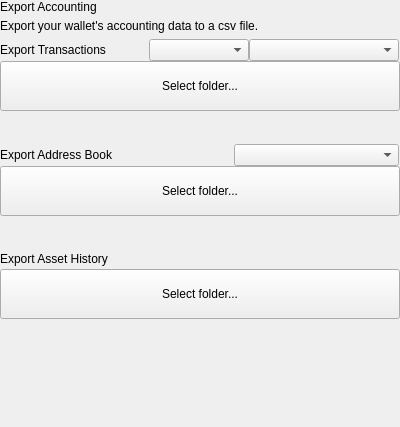
<?xml version="1.0" encoding="UTF-8"?>
<ui version="4.0">
 <class>SettingsExportCSV</class>
 <widget class="QWidget" name="SettingsExportCSV">
  <property name="geometry">
   <rect>
    <x>0</x>
    <y>0</y>
    <width>400</width>
    <height>427</height>
   </rect>
  </property>
  <property name="windowTitle">
   <string>Form</string>
  </property>
  <layout class="QVBoxLayout" name="verticalLayout">
   <property name="spacing">
    <number>0</number>
   </property>
   <property name="leftMargin">
    <number>0</number>
   </property>
   <property name="topMargin">
    <number>0</number>
   </property>
   <property name="rightMargin">
    <number>0</number>
   </property>
   <property name="bottomMargin">
    <number>0</number>
   </property>
   <item>
    <widget class="QWidget" name="left" native="true">
     <layout class="QVBoxLayout" name="verticalLayout_2">
      <property name="leftMargin">
       <number>0</number>
      </property>
      <property name="topMargin">
       <number>0</number>
      </property>
      <property name="rightMargin">
       <number>0</number>
      </property>
      <property name="bottomMargin">
       <number>0</number>
      </property>
      <item>
       <layout class="QVBoxLayout" name="verticalLayoutTitle">
        <property name="spacing">
         <number>5</number>
        </property>
        <item>
         <widget class="QLabel" name="labelTitle">
          <property name="text">
           <string>Export Accounting</string>
          </property>
         </widget>
        </item>
        <item>
         <widget class="QLabel" name="labelSubtitle1">
          <property name="text">
           <string>Export your wallet's accounting data to a csv file.</string>
          </property>
          <property name="wordWrap">
           <bool>true</bool>
          </property>
         </widget>
        </item>
       </layout>
      </item>
      <item>
       <layout class="QVBoxLayout" name="verticalLayoutContainerTxExport">
        <property name="spacing">
         <number>0</number>
        </property>
        <item>
         <widget class="QWidget" name="filtersContainer" native="true">
          <layout class="QHBoxLayout" name="horizontalLayout">
           <property name="spacing">
            <number>0</number>
           </property>
           <property name="leftMargin">
            <number>0</number>
           </property>
           <property name="topMargin">
            <number>0</number>
           </property>
           <property name="rightMargin">
            <number>1</number>
           </property>
           <property name="bottomMargin">
            <number>0</number>
           </property>
           <item>
            <widget class="QLabel" name="labelSubtitleLocation">
             <property name="text">
              <string>Export Transactions</string>
             </property>
            </widget>
           </item>
           <item>
            <spacer name="horizontalSpacer">
             <property name="orientation">
              <enum>Qt::Horizontal</enum>
             </property>
             <property name="sizeHint" stdset="0">
              <size>
               <width>40</width>
               <height>20</height>
              </size>
             </property>
            </spacer>
           </item>
           <item>
            <widget class="QComboBox" name="comboBoxSortType">
             <property name="minimumSize">
              <size>
               <width>100</width>
               <height>0</height>
              </size>
             </property>
            </widget>
           </item>
           <item>
            <widget class="QComboBox" name="comboBoxSort">
             <property name="minimumSize">
              <size>
               <width>150</width>
               <height>0</height>
              </size>
             </property>
            </widget>
           </item>
          </layout>
         </widget>
        </item>
        <item>
         <widget class="QPushButton" name="pushButtonDocuments">
          <property name="minimumSize">
           <size>
            <width>0</width>
            <height>50</height>
           </size>
          </property>
          <property name="maximumSize">
           <size>
            <width>16777215</width>
            <height>50</height>
           </size>
          </property>
          <property name="focusPolicy">
           <enum>Qt::NoFocus</enum>
          </property>
          <property name="text">
           <string>Select folder...</string>
          </property>
         </widget>
        </item>
       </layout>
      </item>
      <item>
       <spacer name="verticalSpacer_4">
        <property name="orientation">
         <enum>Qt::Vertical</enum>
        </property>
        <property name="sizeType">
         <enum>QSizePolicy::Fixed</enum>
        </property>
        <property name="sizeHint" stdset="0">
         <size>
          <width>20</width>
          <height>20</height>
         </size>
        </property>
       </spacer>
      </item>
      <item>
       <widget class="QLabel" name="labelDivider">
        <property name="minimumSize">
         <size>
          <width>0</width>
          <height>1</height>
         </size>
        </property>
        <property name="maximumSize">
         <size>
          <width>16777215</width>
          <height>1</height>
         </size>
        </property>
        <property name="text">
         <string/>
        </property>
       </widget>
      </item>
      <item>
       <layout class="QVBoxLayout" name="verticalLayoutAddressesExport">
        <property name="spacing">
         <number>0</number>
        </property>
        <item>
         <widget class="QWidget" name="filtersContainer1" native="true">
          <layout class="QHBoxLayout" name="horizontalLayout1">
           <property name="spacing">
            <number>0</number>
           </property>
           <property name="leftMargin">
            <number>0</number>
           </property>
           <property name="topMargin">
            <number>0</number>
           </property>
           <property name="rightMargin">
            <number>1</number>
           </property>
           <property name="bottomMargin">
            <number>0</number>
           </property>
           <item>
            <widget class="QLabel" name="labelSubtitleLocationAddress">
             <property name="text">
              <string>Export Address Book</string>
             </property>
            </widget>
           </item>
           <item>
            <spacer name="horizontalSpacer1">
             <property name="orientation">
              <enum>Qt::Horizontal</enum>
             </property>
             <property name="sizeHint" stdset="0">
              <size>
               <width>40</width>
               <height>20</height>
              </size>
             </property>
            </spacer>
           </item>
           <item>
            <widget class="QComboBox" name="comboBoxSortAddressType">
             <property name="minimumSize">
              <size>
               <width>165</width>
               <height>0</height>
              </size>
             </property>
            </widget>
           </item>
          </layout>
         </widget>
        </item>
        <item>
         <widget class="QPushButton" name="pushButtonAddressDocuments">
          <property name="minimumSize">
           <size>
            <width>0</width>
            <height>50</height>
           </size>
          </property>
          <property name="maximumSize">
           <size>
            <width>16777215</width>
            <height>50</height>
           </size>
          </property>
          <property name="focusPolicy">
           <enum>Qt::NoFocus</enum>
          </property>
          <property name="text">
           <string>Select folder...</string>
          </property>
         </widget>
        </item>
       </layout>
      </item>
      <item>
       <spacer name="verticalSpacer">
        <property name="orientation">
         <enum>Qt::Vertical</enum>
        </property>
        <property name="sizeType">
         <enum>QSizePolicy::Fixed</enum>
        </property>
        <property name="sizeHint" stdset="0">
         <size>
          <width>20</width>
          <height>20</height>
         </size>
        </property>
       </spacer>
      </item>
      <item>
       <widget class="QLabel" name="labelDivider2">
        <property name="minimumSize">
         <size>
          <width>0</width>
          <height>1</height>
         </size>
        </property>
        <property name="maximumSize">
         <size>
          <width>16777215</width>
          <height>1</height>
         </size>
        </property>
        <property name="text">
         <string/>
        </property>
       </widget>
      </item>
      <item>
       <layout class="QVBoxLayout" name="verticalLayoutAssetExport">
        <property name="spacing">
         <number>0</number>
        </property>
        <property name="topMargin">
         <number>0</number>
        </property>
        <property name="bottomMargin">
         <number>0</number>
        </property>
        <item>
         <widget class="QWidget" name="filtersContainer2" native="true">
          <layout class="QHBoxLayout" name="horizontalLayout_2">
           <property name="spacing">
            <number>0</number>
           </property>
           <property name="leftMargin">
            <number>0</number>
           </property>
           <property name="topMargin">
            <number>0</number>
           </property>
           <property name="rightMargin">
            <number>1</number>
           </property>
           <property name="bottomMargin">
            <number>0</number>
           </property>
           <item>
            <widget class="QLabel" name="labelSubtitleLocationAsset">
             <property name="text">
              <string>Export Asset History</string>
             </property>
            </widget>
           </item>
           <item>
            <spacer name="horizontalSpacer_2">
             <property name="orientation">
              <enum>Qt::Horizontal</enum>
             </property>
             <property name="sizeHint" stdset="0">
              <size>
               <width>40</width>
               <height>20</height>
              </size>
             </property>
            </spacer>
           </item>
          </layout>
         </widget>
        </item>
        <item>
         <widget class="QPushButton" name="pushButtonAssetRewards">
          <property name="minimumSize">
           <size>
            <width>0</width>
            <height>50</height>
           </size>
          </property>
          <property name="maximumSize">
           <size>
            <width>16777215</width>
            <height>50</height>
           </size>
          </property>
          <property name="focusPolicy">
           <enum>Qt::NoFocus</enum>
          </property>
          <property name="text">
           <string>Select folder...</string>
          </property>
         </widget>
        </item>
       </layout>
      </item>
     </layout>
    </widget>
   </item>
   <item>
    <spacer name="verticalSpacer_2">
     <property name="orientation">
      <enum>Qt::Vertical</enum>
     </property>
     <property name="sizeHint" stdset="0">
      <size>
       <width>20</width>
       <height>40</height>
      </size>
     </property>
    </spacer>
   </item>
  </layout>
 </widget>
 <resources/>
 <connections/>
</ui>
